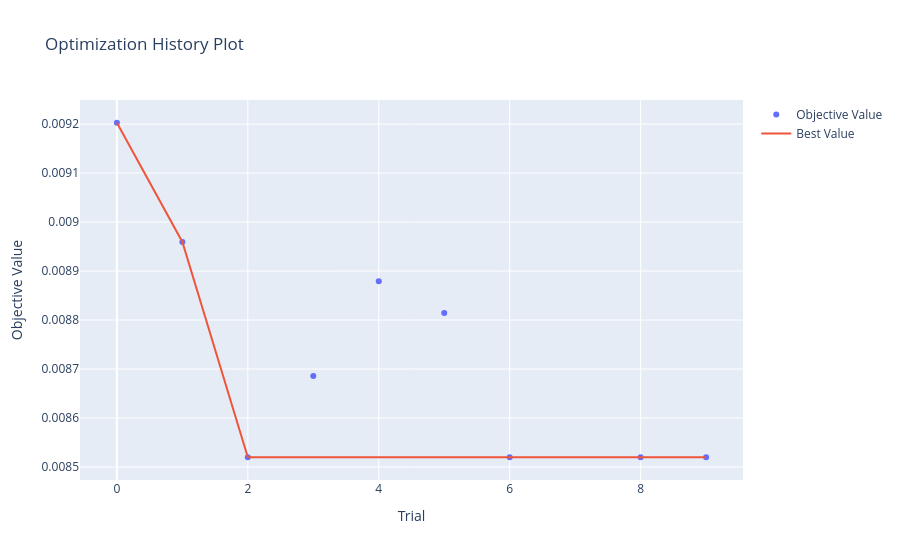
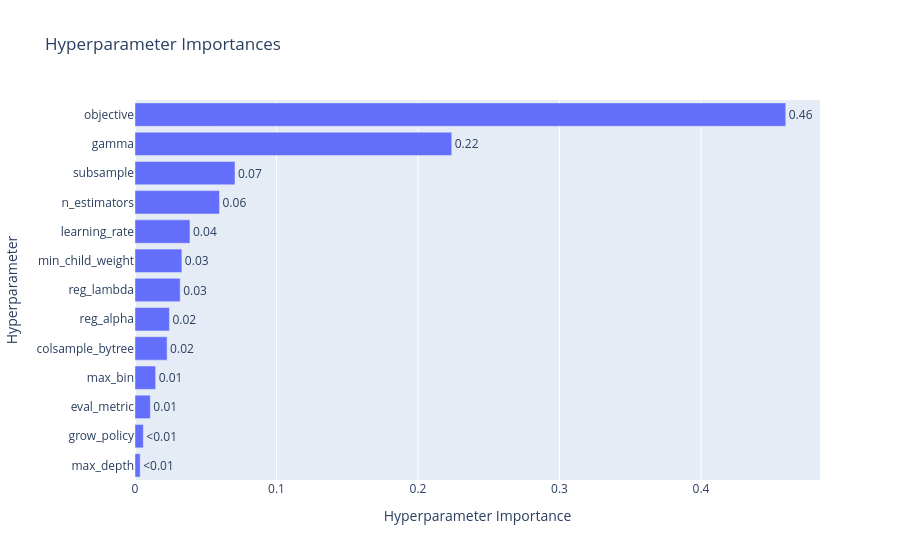

Notebook code cell kept with these figures, in order:
### Code cell
study = results[0]["study"]

vis.plot_optimization_history(study).show()
vis.plot_param_importances(study).show()

### Figure 1 — Plotly figure (JSON) as saved in the notebook; plotly's stock layout.template omitted (floating-point values rounded to 4 significant figures)
{"data": [{"mode": "markers", "name": "Objective Value", "x": [0, 1, 2, 3, 4, 5, 6, 8, 9], "y": [0.009203, 0.008959, 0.00852, 0.008686, 0.008879, 0.008814, 0.00852, 0.00852, 0.00852], "type": "scatter"}, {"mode": "lines", "name": "Best Value", "x": [0, 1, 2, 3, 4, 5, 6, 7, 8, 9], "y": [0.009203, 0.008959, 0.00852, 0.00852, 0.00852, 0.00852, 0.00852, 0.00852, 0.00852, 0.00852], "type": "scatter"}, {"marker": {"color": "#cccccc"}, "mode": "markers", "name": "Infeasible Trial", "showlegend": false, "x": [], "y": [], "type": "scatter"}], "layout": {"title": {"text": "Optimization History Plot"}, "xaxis": {"title": {"text": "Trial"}}, "yaxis": {"title": {"text": "Objective Value"}}}}

### Figure 2 — Plotly figure (JSON) as saved in the notebook; plotly's stock layout.template omitted (floating-point values rounded to 4 significant figures)
{"data": [{"cliponaxis": false, "hovertemplate": ["max_depth (IntDistribution): 0.0036613016879137213<extra></extra>", "grow_policy (CategoricalDistribution): 0.00589670859592865<extra></extra>", "eval_metric (CategoricalDistribution): 0.010836856150074741<extra></extra>", "max_bin (IntDistribution): 0.014588910965398204<extra></extra>", "colsample_bytree (FloatDistribution): 0.02270170905426047<extra></extra>", "reg_alpha (FloatDistribution): 0.02434199562778828<extra></extra>", "reg_lambda (FloatDistribution): 0.031926845157668284<extra></extra>", "min_child_weight (FloatDistribution): 0.033105875480356164<extra></extra>", "learning_rate (FloatDistribution): 0.03884380514229086<extra></extra>", "n_estimators (IntDistribution): 0.05970954789371139<extra></extra>", "subsample (FloatDistribution): 0.07066213244821504<extra></extra>", "gamma (FloatDistribution): 0.223845575131668<extra></extra>", "objective (CategoricalDistribution): 0.4598787366647262<extra></extra>"], "name": "Objective Value", "orientation": "h", "text": ["<0.01", "<0.01", "0.01", "0.01", "0.02", "0.02", "0.03", "0.03", "0.04", "0.06", "0.07", "0.22", "0.46"], "textposition": "outside", "x": [0.003661, 0.005897, 0.01084, 0.01459, 0.0227, 0.02434, 0.03193, 0.03311, 0.03884, 0.05971, 0.07066, 0.2238, 0.4599], "y": ["max_depth", "grow_policy", "eval_metric", "max_bin", "colsample_bytree", "reg_alpha", "reg_lambda", "min_child_weight", "learning_rate", "n_estimators", "subsample", "gamma", "objective"], "type": "bar"}], "layout": {"title": {"text": "Hyperparameter Importances"}, "xaxis": {"title": {"text": "Hyperparameter Importance"}}, "yaxis": {"title": {"text": "Hyperparameter"}}}}
